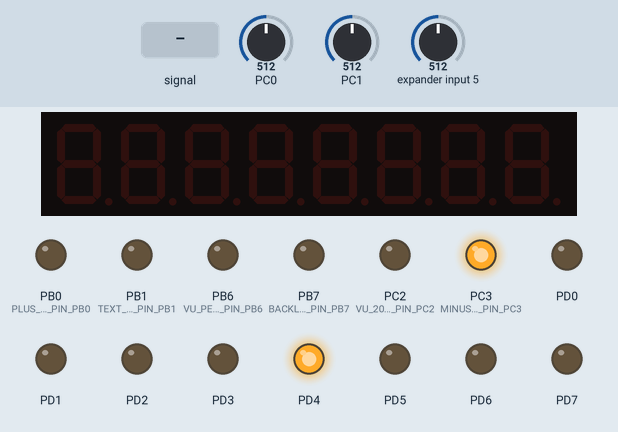
Simulated run of this program. Board: ATmega328P, built with avr-gcc and emulated at 8 MHz. On the bench: 8-digit seven-segment display, output pins drawn as LEDs (lit = HIGH). Wiring (inferred from the names in the program): TM1638 display and keys: STB PB4; clock PB2; DIO PB5. Dashed ring = blinking. The test bench sets the inputs (shaded band); at power-on: PC1 = 512, PC0 = 512, expander input 5 = 512. EEPROM starts erased; pins used as bus, display or sensor lines are not drawn.

Above: at 1.3 s.
1.4 s: PC1 set to 427
3.0 s: PC1 set to 414
At 3.7 s:
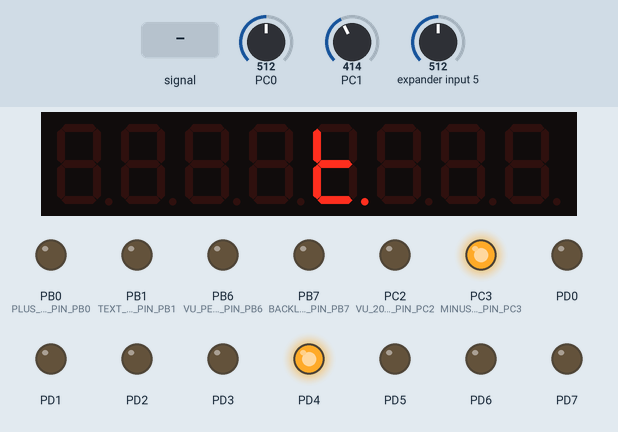
4.7 s: PC0 fed a 2 Hz sine of ±306 counts around its level
At 4.97 s:
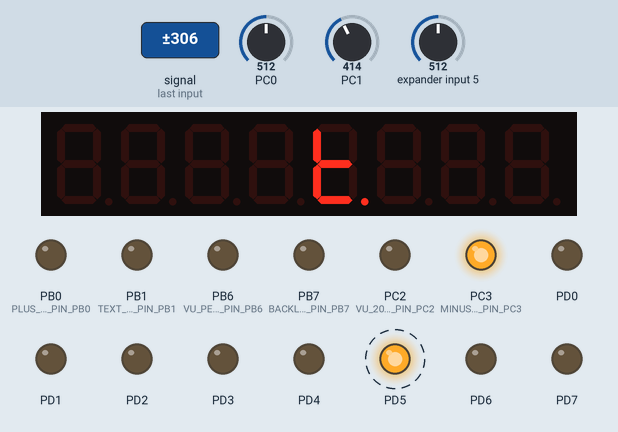
6.9 s: PC0 set to 0
At 9.3 s:
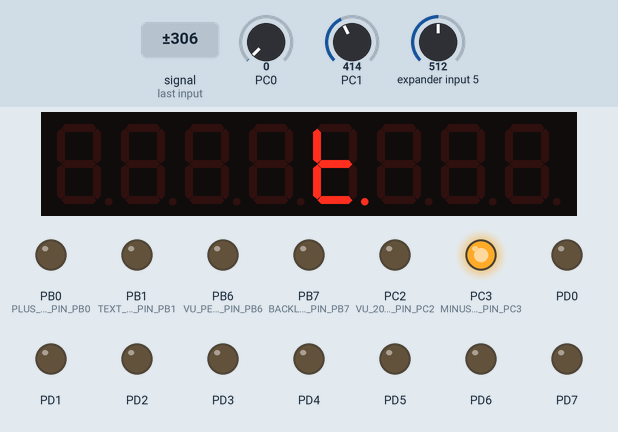
9.6 s: PC1 fed a 1000 Hz sine of ±255 counts around its level
At 11.0 s:
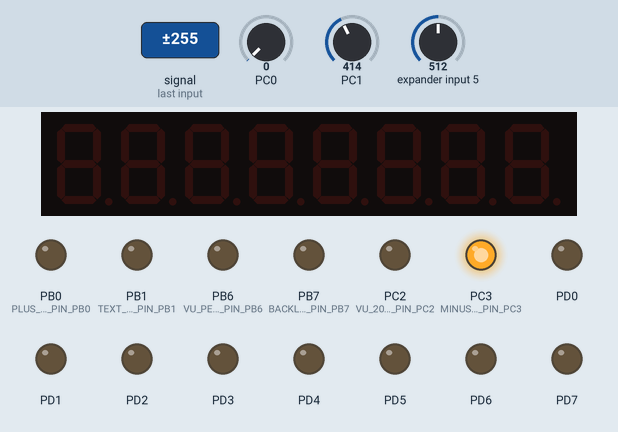
Timing chart, 0 to 12.1 s (numbered marks = the images above; inputs shaded):
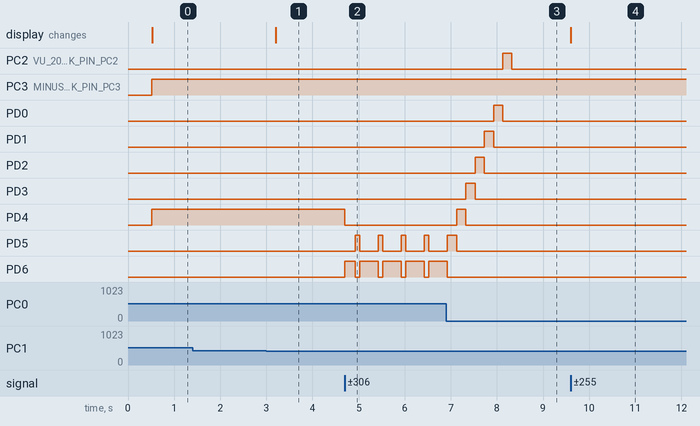

The program:

main.c
```c
/*
 * vu.c
 *
 * λ Created: 11.07.2021 23:28:18
 * Author : m4d
 */
#include "main.h"

int main()
{
	EEPROM_init();

	DDRB |= (1 << VU_PEAK_R_BRIGHT_PIN_PB6);
	DDRB |= (1 << BACKLIGHT_R_BRIGHT_PIN_PB7);
	DDRB |= (1 << TEXT_R_BRIGHT_PIN_PB1);

	DDRB |= (1 << PLUS_MK_PIN_PB0);
	DDRB |= (1 << CLK) | (1 << DS) | (1 << E);
	DDRC |= (1 << MINUS_MK_PIN_PC3);
	DDRC |= (1 << VU_20DB_MK_PIN_PC2);
	DDRD = 0xFF;
	PORTD = 0x00;
	sat1 = sat2 = sat3 = sat4 = 0x00;

	soft_spi();
	timer1_init();

	init_leds();
	m4d_adc_init_8();
	i2c_init_as_slave();
	keyboard_init();

	current.brightness_mode = BRIGHTNESS_BACKLIGHT_CONFIG;

	current.brightness[BRIGHTNESS_BACKLIGHT_CONFIG] = EEPROM_read(PR_MODE_BRIGTNESS_BACKLIGHT);
	current.brightness[BRIGHTNESS_VU_CONFIG] = EEPROM_read(PR_MODE_BRIGTNESS_VU);
	current.brightness[BRIGHTNESS_TEXT_CONFIG] = EEPROM_read(PR_MODE_BRIGTNESS_TEXT);

	current.peaks_mode = EEPROM_read(PR_MODE_PEAKS_MODE);
	current.peaks_time_id = EEPROM_read(PR_MODE_PEAKS_TIME);
	current.saturn_text_on = EEPROM_read(PR_MODE_SATURN_TEXT_ENABLED);
	changed_parameters = current;

	_delay_ms(500);
	start_anim(ANIM_TYPE_STARTUP, 1, TEXT_SATURN_ANIM_TYPE_SOLID);

	brightness_change(BRIGHTNESS_BACKLIGHT_CONFIG, current.brightness[BRIGHTNESS_BACKLIGHT_CONFIG]);
	brightness_change(BRIGHTNESS_VU_CONFIG, current.brightness[BRIGHTNESS_VU_CONFIG]);
	brightness_change(BRIGHTNESS_TEXT_CONFIG, current.brightness[BRIGHTNESS_TEXT_CONFIG]);

    soft_spi();

	sei();

	reset_vu_array();
    while (1)
    {
		update_parameters();
		execute_command_timer();
		keys_update();

		uint16_t levelLeft = m4d_adc_get_level(LEFT_CHANNEL);
		uint16_t levelRight = m4d_adc_get_level(RIGHT_CHANNEL);
		int8_t numDiodLeft = get_vu_level(levelLeft);
		int8_t numDiodRight = get_vu_level(levelRight);

		additional_leds_timer(LEFT_CHANNEL, levelLeft);
		additional_leds_timer(RIGHT_CHANNEL, levelRight);

		uint16_t system_ms_ = get_system_ms();

		vu_update(numDiodLeft, LEFT_CHANNEL, system_ms_);
		vu_update(numDiodRight, RIGHT_CHANNEL, system_ms_);

		additional_led_timer();

		anim_timer();
	}
}
```

additional_leds.c
```c
/*
 * additional_leds.c
 *
 * Created: 24.01.2026 2:12:53
 *  Author: max4d
 */
#include "additionla_leds.h"


void init_leds()
{
	additional_leds[LED_PLUS_LEFT].timerOn = 0;
	additional_leds[LED_PLUS_LEFT].timerStartTime = 0;
	additional_leds[LED_PLUS_LEFT].pin = PLUS_MK_PIN_PB0;
	additional_leds[LED_PLUS_LEFT].PORT_REG = &PORTB;
	additional_leds[LED_PLUS_LEFT].channel = LEFT_CHANNEL;
	additional_leds[LED_PLUS_LEFT].type = LED_TYPE_PLUS;

	additional_leds[LED_PLUS_RIGHT].timerOn = 0;
	additional_leds[LED_PLUS_RIGHT].timerStartTime = 0;
	additional_leds[LED_PLUS_RIGHT].pin = HC595_3_PLUS_PIN_5;
	additional_leds[LED_PLUS_RIGHT].PORT_REG = &sat3;
	additional_leds[LED_PLUS_RIGHT].channel = RIGHT_CHANNEL;
	additional_leds[LED_PLUS_RIGHT].type = LED_TYPE_PLUS;

	additional_leds[LED_MINUS_LEFT].timerOn = 0;
	additional_leds[LED_MINUS_LEFT].timerStartTime = 0;
	additional_leds[LED_MINUS_LEFT].pin = MINUS_MK_PIN_PC3;
	additional_leds[LED_MINUS_LEFT].PORT_REG = &PORTC;
	additional_leds[LED_MINUS_LEFT].channel = LEFT_CHANNEL;
	additional_leds[LED_MINUS_LEFT].type = LED_TYPE_MINUS;

	additional_leds[LED_MINUS_RIGHT].timerOn = 0;
	additional_leds[LED_MINUS_RIGHT].timerStartTime = 0;
	additional_leds[LED_MINUS_RIGHT].pin = HC595_4_MINUS_PIN_0;
	additional_leds[LED_MINUS_RIGHT].PORT_REG = &sat4;
	additional_leds[LED_MINUS_RIGHT].channel = RIGHT_CHANNEL;
	additional_leds[LED_MINUS_RIGHT].type = LED_TYPE_MINUS;

	additional_leds_update_ledTime();
}

void additional_leds_update_ledTime()
{
	additional_leds[LED_PLUS_LEFT].led_time_ms = peaks_times_ms[current.peaks_time_id] * 10;
	additional_leds[LED_PLUS_RIGHT].led_time_ms = peaks_times_ms[current.peaks_time_id] * 10;
	additional_leds[LED_MINUS_LEFT].led_time_ms = peaks_times_ms[current.peaks_time_id] * 30;
	additional_leds[LED_MINUS_RIGHT].led_time_ms = peaks_times_ms[current.peaks_time_id] * 30;
}

void on_led_with_timer(uint8_t channel, uint8_t led_type)
{
	for (uint8_t i = 0; i < LED_NUM; i++) {
		if (additional_leds[i].type == led_type && additional_leds[i].channel == channel) {

			additional_leds[i].timerStartTime = get_system_ms();
			*additional_leds[i].PORT_REG |= (1 << additional_leds[i].pin);

			if (additional_leds[i].channel == RIGHT_CHANNEL && additional_leds[i].timerOn == 0) {
				soft_spi();
			}

			additional_leds[i].timerOn = 1;
		}
	}
}

void additional_led_timer()
{
	for (uint8_t i = 0; i < LED_NUM; i++) {
		if (additional_leds[i].timerOn == 0) {
			continue;
		}

		if (has_time_elapsed(additional_leds[i].timerStartTime, additional_leds[i].led_time_ms)) {
			additional_leds[i].timerOn = 0;
			additional_leds[i].timerStartTime = 0;
			*additional_leds[i].PORT_REG &= ~(1 << additional_leds[i].pin);

			if (additional_leds[i].channel == RIGHT_CHANNEL) {
				soft_spi();
			}
		}
	}
}

void additional_leds_timer(uint8_t channel, uint16_t level)
{
	if (channel == LEFT_CHANNEL) {
		if (level > 958) {
			on_led_with_timer(LEFT_CHANNEL, LED_TYPE_PLUS);
		}
		if (level > 10) {
			on_led_with_timer(LEFT_CHANNEL, LED_TYPE_MINUS);
		}
	}
	if (channel == RIGHT_CHANNEL) {
		if (level > 958) {
			on_led_with_timer(RIGHT_CHANNEL, LED_TYPE_PLUS);
		}
		if (level > 10) {
			on_led_with_timer(RIGHT_CHANNEL, LED_TYPE_MINUS);
		}
	}
}
```

additionla_leds.h
```c
/*
 * additionla_leds.h
 *
 * Created: 24.01.2026 2:13:07
 *  Author: max4d
 */


#ifndef ADDITIONLA_LEDS_H_
#define ADDITIONLA_LEDS_H_

#include "main.h"

#define LED_PLUS_LEFT 0
#define LED_PLUS_RIGHT 1
#define LED_MINUS_LEFT 2
#define LED_MINUS_RIGHT 3
#define LED_NUM 4

#define LED_TYPE_PLUS 0
#define LED_TYPE_MINUS 1

#define PLUS_LED_TIME 3000
#define MINUS_LED_TIME 10000

void init_leds();
void additional_leds_update_ledTime();
void additional_leds_timer(uint8_t channel, uint16_t level);
void on_led_with_timer(uint8_t channel, uint8_t led_type);
void additional_led_timer();

struct Led {
	uint8_t pin;
	volatile uint8_t *PORT_REG;
	uint8_t timerOn;
	uint16_t timerStartTime;
	uint16_t led_time_ms;
	uint8_t channel;
	uint8_t type;
};
struct Led additional_leds[LED_NUM];

#endif /* ADDITIONLA_LEDS_H_ */
```

anim.c
```c
/*
 * anim.c
 *
 * Created: 23.01.2026 3:19:47
 *  Author: max4d
 */
#include "anim.h"

static void change_peak_time_anim();
static void brightness_mode_anim();
static void startup_anim();
static void saturn_text_anim(uint8_t channel);
static void show_vu_anim();

void anim_timer()
{
	if (anim_parameters[ANIM_TYPE_PEAKS_TIME_CHANGED].started == 1) {
		change_peak_time_anim();
	}
	if (anim_parameters[ANIM_TYPE_BRIGHTNESS_CHANGED].started == 1) {
		brightness_mode_anim();
	}
	if (anim_parameters[ANIM_TYPE_STARTUP].started == 1) {
		startup_anim();
	}
	if (anim_parameters[ANIM_SATURN_TEXT_LEFT].started == 1) {
		saturn_text_anim(LEFT_CHANNEL);
	}
	if (anim_parameters[ANIM_SATURN_TEXT_RIGHT].started == 1) {
		saturn_text_anim(RIGHT_CHANNEL);
	}
	if (anim_parameters[ANIM_TYPE_SHOW_VU].started == 1) {
		show_vu_anim();
	}
}

void start_anim(uint8_t anim_type, uint8_t param_count, ...)
{
	if (param_count > ANIM_MAX_PARAMS) param_count = ANIM_MAX_PARAMS;

	va_list args;
	va_start(args, param_count);

	for (uint8_t i = 0; i < ANIM_MAX_PARAMS; i++) {
		anim_parameters[anim_type].parameters[i] = 0;
	}

	for (uint8_t i = 0; i < param_count; i++) {
		anim_parameters[anim_type].parameters[i] = (uint8_t)va_arg(args, int);
	}

	anim_parameters[anim_type].started_time_ms = get_system_ms();
	anim_parameters[anim_type].current_frame = 0;
	anim_parameters[anim_type].started = 1;
}

static void change_peak_time_anim()
{
	uint8_t leds_on_count = anim_parameters[ANIM_TYPE_PEAKS_TIME_CHANGED].parameters[0];

	sat1 = 0x00;
	sat2 = 0x00;

	// Îãðàíè÷åíèå
	if (leds_on_count > 12) leds_on_count = 12;

	// Ïðîñòî óñòàíàâëèâàåì áèòû
	for (uint8_t i = 1; i <= leds_on_count; i++) {
		if (i < 7) {
			// Ïåðâûå 6 ñâåòîäèîäîâ íà sat1
			sat1 |= (1 << (7 - i));
		} else {
			// Ñëåäóþùèå 6 íà sat2
			sat2 |= (1 << (7 - (i - 7)));
		}
	}

	soft_spi();

	if (!has_time_elapsed(anim_parameters[ANIM_TYPE_PEAKS_TIME_CHANGED].started_time_ms, 1000)) {
		return;
	}

	sat1 = 0x00;
	sat2 = 0x00;
	soft_spi();

	anim_parameters[ANIM_TYPE_PEAKS_TIME_CHANGED].started = 0;
	if (current.saturn_text_on == 1) {
		sat1 = 0xFF;
		sat2 = 0xFF;
		soft_spi();
	}
}

static void brightness_mode_anim()
{
	if (!has_time_elapsed(anim_parameters[ANIM_TYPE_BRIGHTNESS_CHANGED].started_time_ms, 100)) {
		return;
	}

	uint8_t *current_frame = &anim_parameters[ANIM_TYPE_BRIGHTNESS_CHANGED].current_frame;
	uint8_t brightness_mode = anim_parameters[ANIM_TYPE_BRIGHTNESS_CHANGED].parameters[0];


	if (brightness_mode == BRIGHTNESS_BACKLIGHT_CONFIG) {
		if ((*current_frame) % 2) {
			PORTB |= (1 << BACKLIGHT_R_BRIGHT_PIN_PB7);
			sat3 |= (1 << HC595_3_BACKLIGHT_L_BRIGHT_PIN_6);
		} else {
			PORTB &= ~(1 << BACKLIGHT_R_BRIGHT_PIN_PB7);
			sat3 &= ~(1 << HC595_3_BACKLIGHT_L_BRIGHT_PIN_6);
		}
	}

	if (brightness_mode == BRIGHTNESS_VU_CONFIG) {
		//start_anim(ANIM_TYPE_SHOW_VU, 0);
		if ((*current_frame) % 2) {
			shoe_all_vu();

			PORTB |= (1 << VU_PEAK_R_BRIGHT_PIN_PB6);
			sat4 |= (1 << HC595_4_VU_PEAK_L_BRIGHT_PIN_6);
		} else {
			PORTB &= ~(1 << VU_PEAK_R_BRIGHT_PIN_PB6);
			sat4 &= ~(1 << HC595_4_VU_PEAK_L_BRIGHT_PIN_6);
		}
	}

	if (brightness_mode == BRIGHTNESS_TEXT_CONFIG) {
		if ((*current_frame) % 2) {
			PORTB |= (1 << TEXT_R_BRIGHT_PIN_PB1);
			sat4 |= (1 << HC595_4_TEXT_R_BRIGHT_PIN_5);
			sat1 = 0xFF;
			sat2 = 0xFF;
		} else {
			PORTB &= ~(1 << TEXT_R_BRIGHT_PIN_PB1);
			sat4 &= ~(1 << HC595_4_TEXT_R_BRIGHT_PIN_5);
			sat1 = 0x00;
			sat2 = 0x00;
		}
	}

	soft_spi();

	anim_parameters[ANIM_TYPE_BRIGHTNESS_CHANGED].started_time_ms = get_system_ms();
	(*current_frame)++;

	if ((*current_frame) > 8) {
		anim_parameters[ANIM_TYPE_BRIGHTNESS_CHANGED].started = 0;
		brightness_change(brightness_mode, current.brightness[brightness_mode]);
	}
}

static void show_vu_anim()
{
	uint8_t *current_frame = &anim_parameters[ANIM_TYPE_SHOW_VU].current_frame;

	switch(*current_frame) {
		case 0:
			shoe_all_vu();
			(*current_frame)++;
			break;
		case 1:
			if (!has_time_elapsed(anim_parameters[ANIM_TYPE_SHOW_VU].started_time_ms, 500)) {
				return;
			}
			(*current_frame)++;
			break;
		default:
			hide_all_vu();
			anim_parameters[ANIM_TYPE_SHOW_VU].started = 0;
			break;
	}
}

static void startup_anim()
{
	uint8_t anim_type = anim_parameters[ANIM_TYPE_STARTUP].parameters[0];
	uint8_t *current_frame = &anim_parameters[ANIM_TYPE_STARTUP].current_frame;
	uint16_t *started_time_ms = &anim_parameters[ANIM_TYPE_STARTUP].started_time_ms;

	switch(*current_frame) {

		// Çàïóñê ëåâîé àíèìàöèè
		case 0:
			sat1 = 0x00;
			sat2 = 0x00;
			soft_spi();
			start_anim(ANIM_SATURN_TEXT_LEFT, 1, anim_type);
			(*current_frame)++;
			break;

		// Îæèäàíèå
		case 1:
			if (!has_time_elapsed((*started_time_ms), 600)) {
				return;
			}
			(*current_frame)++;
			break;

		// Çàïóñê ïðàâîé àíèìàöèè
		case 2:
			start_anim(ANIM_SATURN_TEXT_RIGHT, 1, anim_type);
			(*current_frame)++;
			break;

		// Îæèäàíèå
		case 3:
			if (!has_time_elapsed((*started_time_ms), 1200)) {
				return;
			}
			(*current_frame)++;

			break;
		case 4:
			anim_parameters[ANIM_TYPE_STARTUP].started = 0;
			anim_parameters[ANIM_TYPE_STARTUP].started_time_ms = 0;

			if (current.saturn_text_on == 1) {
				sat1 = 0xFF;
				sat2 = 0xFF;
				soft_spi();
			} else {
				sat1 = 0x00;
				sat2 = 0x00;
				soft_spi();
			}

			break;
	}
}

static void saturn_text_anim(uint8_t channel)
{
	uint8_t anim_type;
	volatile uint8_t *sat;
	if (channel == LEFT_CHANNEL) {
		anim_type = ANIM_SATURN_TEXT_LEFT;
		sat = &sat1;
	} else {
		anim_type = ANIM_SATURN_TEXT_RIGHT;
		sat = &sat2;
	}

	if (!has_time_elapsed(anim_parameters[anim_type].started_time_ms, 60)) {
		return;
	}
	uint8_t dot_type = anim_parameters[anim_type].parameters[0];
	if (dot_type == TEXT_SATURN_ANIM_TYPE_DOT) {
		(*sat) = 0x00;
	}

	uint8_t *current_frame = &anim_parameters[anim_type].current_frame;

	if ((*current_frame) < 7) {
		uint8_t current_frame_ = 7 - (*current_frame);
		(*sat) = (*sat) | (1 << current_frame_);
		soft_spi();
		anim_parameters[anim_type].started_time_ms = get_system_ms();
		(*current_frame)++;
		return;
	}

	anim_parameters[anim_type].started = 0;
}
```

anim.h
```c
/*
 * anim.h
 *
 * Created: 23.01.2026 3:20:02
 *  Author: max4d
 */


#ifndef ANIM_H_
#define ANIM_H_

#include "main.h"

#define ANIM_TYPE_PEAKS_TIME_CHANGED 0
#define ANIM_TYPE_BRIGHTNESS_CHANGED 1
#define ANIM_TYPE_STARTUP 2
#define ANIM_SATURN_TEXT_LEFT 3
#define ANIM_SATURN_TEXT_RIGHT 4
#define ANIM_TYPE_SHOW_VU 5

#define ANIM_MAX_PARAMS 6

struct AnimParameters {
	uint16_t started_time_ms;
	uint8_t started;
	uint8_t current_frame;
	uint8_t parameters[ANIM_MAX_PARAMS];
};
struct AnimParameters anim_parameters[10];

void start_anim(uint8_t anim_type, uint8_t param_count, ...);
void anim_timer();

#endif /* ANIM_H_ */
```

eeprom.c
```c
/*
 * eeprom.c
 *
 * λ Created: 19.08.2024 2:29:20
 *  Author: max4d
 */
#include "eeprom.h"

static void eeprom_init_if_needed(void);

void EEPROM_init()
{
	eeprom_init_if_needed();
}

void EEPROM_write(uint8_t uiAddress, unsigned char ucData)
{
	/* Wait for completion of previous write */
	while(EECR & (1<<EEPE)) //ждем освобождения флага окончания последней операцией с памятью
	{}
	EEAR = uiAddress; //Устанавливаем адрес
	EEDR = ucData; //Пишем данные в регистр
	EECR |= (1<<EEMPE); //Разрешаем запись
	EECR |= (1<<EEPE); //Пишем байт в память
}

unsigned char EEPROM_read(uint8_t uiAddress)
{
	while(EECR & (1<<EEPE))
	{} //ждем освобождения флага окончания последней операцией с памятью
	EEAR = uiAddress; //Устанавливаем адрес
	EECR |= (1<<EERE); //Запускаем операцию считывания из памяти в регистр данных
	return EEDR; //Возвращаем результат
}

void save_peaks_mode()
{
	EEPROM_write(PR_MODE_PEAKS_MODE, current.peaks_mode);
	start_anim(ANIM_TYPE_STARTUP, 1, TEXT_SATURN_ANIM_TYPE_DOT);
}

void save_peaks_time()
{
	EEPROM_write(PR_MODE_PEAKS_TIME, current.peaks_time_id);
	start_anim(ANIM_TYPE_STARTUP, 1, TEXT_SATURN_ANIM_TYPE_DOT);
}

static void eeprom_init_if_needed(void)
{
	uint8_t flag0 = EEPROM_read(EEPROM_INIT_FLAG_0);
	uint8_t flag1 = EEPROM_read(EEPROM_INIT_FLAG_1);

	// Если флаг не установлен - первое включение после прошивки
	if (flag0 != INIT_FLAG_VALUE_0 || flag1 != INIT_FLAG_VALUE_1) {
		// Записываем значения по умолчанию
		EEPROM_write(PR_MODE_PEAKS_MODE, PEAKS_MODE_DOT);
		EEPROM_write(PR_MODE_PEAKS_TIME, 0);

		// Устанавливаем флаг инициализации
		EEPROM_write(EEPROM_INIT_FLAG_0, INIT_FLAG_VALUE_0);
		EEPROM_write(EEPROM_INIT_FLAG_1, INIT_FLAG_VALUE_1);
	}
}
```

eeprom.h
```c
/*
 * eeprom.h
 *
 * λ Created: 19.08.2024 2:29:31
 *  Author: max4d
 */
#ifndef EEPROM_H_
#define EEPROM_H_

#include "main.h"

#define EEPROM_INIT_FLAG_0 5
#define EEPROM_INIT_FLAG_1 100
#define INIT_FLAG_VALUE_0 44
#define INIT_FLAG_VALUE_1 55

#define PR_MODE_PEAKS_MODE 10
#define PR_MODE_PEAKS_TIME 20
#define PR_MODE_BRIGTNESS_VU 30
#define PR_MODE_BRIGTNESS_TEXT 40
#define PR_MODE_BRIGTNESS_BACKLIGHT 50
#define PR_MODE_SATURN_TEXT_ENABLED 60

void EEPROM_init();
void EEPROM_write(uint8_t uiAddress, unsigned char ucData);
unsigned char EEPROM_read(uint8_t uiAddress);
void save_peaks_mode();
void save_peaks_time();

#endif /* EEPROM_H_ */
```

i2c.c
```c
/*
 * i2c.c
 *
 * λ Created: 19.08.2024 1:32:32
 *  Author: max4d
 */
#include "i2c.h"

static void send_ack();
static void send_n_ack();
static void update_i2c_data_timer();
volatile unsigned char status;
volatile char transactData[10];
volatile uint8_t need_execute = 0;
volatile uint8_t i2c_data[I2C_DATA_COUNT + 1];
volatile uint8_t i2c_data_current = 0;
volatile uint8_t transactType = 0;
volatile uint8_t transactProcess = 0;
volatile uint8_t transactCounter = 0;

void i2c_init_as_slave(void)
{
	TWAR = ME_ADDR & 0xFE;
	TWCR=(1<<TWEN)|(1<<TWEA)|(1<<TWINT)|(1 << TWIE);
}

ISR(TWI_vect)
{
	uint8_t send_count = I2C_DATA_COUNT;
	status = TWSR & 0xF8;

	// Проверяем, действительно ли обращаются к нам
	if (status == 0x60 || status == 0xA8) { // SLA+W или SLA+R
		uint8_t received_addr = TWDR >> 1; // Адрес из запроса
		if (received_addr != (TWAR >> 1)) {
			// Обращаются не к нам - игнорируем
			TWCR = (1<<TWINT)|(1<<TWEN);
			return;
		}
	}

	switch (status)
	{
		case 0x80:;  // Пришли данные от мастера. (До это мы уже приняли свой адрес)
			char data = TWDR;
			if (transactProcess == 0) {
				transactType = data;
				transactProcess = 1;
			} else {
				transactData[transactCounter] = data;
				transactCounter++;
			}
			send_ack();
		break;
		case 0xA0:;

            if (transactProcess == 1 && transactType != 0) {
	            need_execute = 1;
            }
			transactProcess = 0;
			transactCounter = 0;
			//send_ack();
			TWCR = (1<<TWEN) | (1<<TWIE) | (1<<TWINT) | (1<<TWEA);
			break;
			//--- Status-Codes Slave Transmitter Modus
		case 0xa8: // own slave adress received
			update_i2c_data_timer();
			i2c_data_current = 0;
			TWDR = i2c_data[0];
			send_ack();
		break;
		case 0xb8: // byte was sent and ACK received
			i2c_data_current++;
			if (i2c_data_current < send_count) {
				// Ещё есть данные для отправки
				TWDR = i2c_data[i2c_data_current];
				send_ack();
			} else {
				// Это был ПОСЛЕДНИЙ байт
				send_n_ack(); // Говорим мастеру "всё отправил"
				// Данные НЕ обновляем - ждём STOP condition (case 0xA0)
			}
			break;
		case 0xc0: // last byte was sent
		case 0xc8:
			//TWCR = 0xc5; // set TWEA
			send_ack();
		break;
			case 0x00: // BUS-Error
			TWCR = (1<<TWEN)|(1<<TWINT)|(1<<TWIE)|(1<<TWEA);
		break;
		default:
		//send_ack();
		send_ack();
	}
}

static void send_ack()
{
	_delay_us(10); // небольшая пауза, чтобы мастер успел подготовиться
	TWCR = (1<<TWEN) | (1<<TWIE) | (1<<TWINT) | (1<<TWEA);
}

static void send_n_ack()
{
	_delay_us(10); // небольшая пауза, чтобы мастер успел подготовиться
	TWCR =  (1<<TWEN)|(1<<TWIE)|(1<<TWINT);
}

static void update_i2c_data_timer()
{
	i2c_data[I2C_DATA_PEAKS_MODE] = get_peaks_mode();
	i2c_data[I2C_DATA_PEAKS_TIME_ID] = get_peaks_time_id();
}

uint8_t execute_command_timer()
{
	if (need_execute == 0) {
		return 0;
	}

	switch (transactType) {
		case I2C_VU_START_TRANSACTION_PEAKS_MODE:
			peaks_next_mode();
		break;
		case I2C_VU_START_TRANSACTION_PEAKS_MODE_SAVE:
			save_peaks_mode();
		break;
		case I2C_VU_START_TRANSACTION_PEAKS_TIME:
			peaks_next_time();
		break;
		case I2C_VU_START_TRANSACTION_PEAKS_TIME_SAVE:
			save_peaks_time();
		break;
	}

	need_execute = 0;
	return 1;
}
```

Source omitted: i2c.h (551 bytes), keyboard.c (4558 bytes), keyboard.h (542 bytes), m4d_adc.c (1943 bytes), m4d_adc.h (353 bytes), main.h (1600 bytes), software_spi.c (961 bytes), software_spi.h (243 bytes), timer1.c (1157 bytes), timer1.h (355 bytes), usart.c (2614 bytes), usart.h (473 bytes) and 4 more

Measured:
- the behaviour switches between 421 and 420 on PC1 (found by bisection; images 0 and 1)
- after the input at 1.4 s, every drawn part: stays the same
- after the input at 3.0 s, the display: changes after 0.20 s (image 1)
- after the input at 4.7 s, PD4: HIGH → LOW at once; PD5: alternates HIGH for 0.10 s and LOW for 0.40 s, starting after 0.23 s; PD6: LOW → HIGH at once, then repeats every 0.50 s: LOW 0.10 s, HIGH 0.40 s
- after the input at 6.9 s, PC2 (VU_20DB_MK_PIN_PC2): LOW → HIGH after 1.2 s, → LOW 0.20 s later; PD0: LOW → HIGH after 1.0 s, → LOW 0.20 s later; PD1: LOW → HIGH after 0.83 s, → LOW 0.20 s later; PD2: LOW → HIGH after 0.63 s, → LOW 0.20 s later; PD3: LOW → HIGH after 0.43 s, → LOW 0.20 s later
- after the input at 9.6 s, the display: changes at once (image 4)
